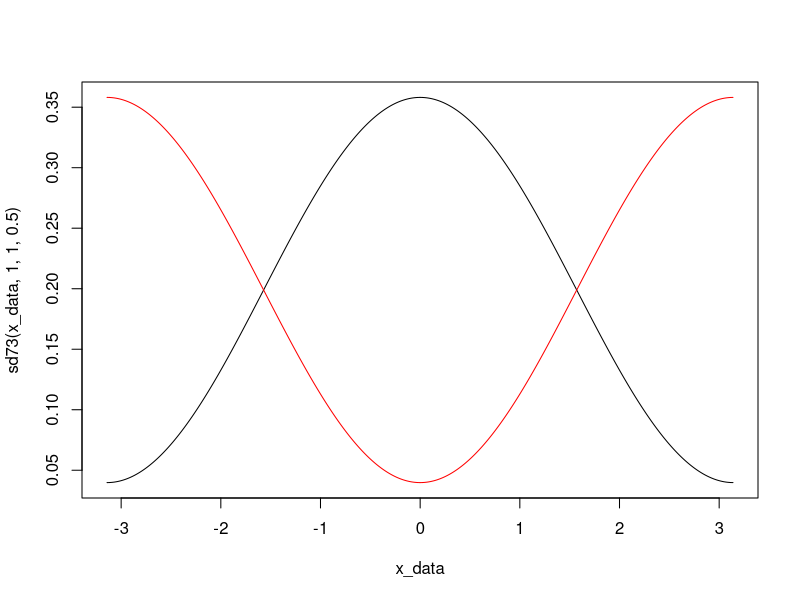
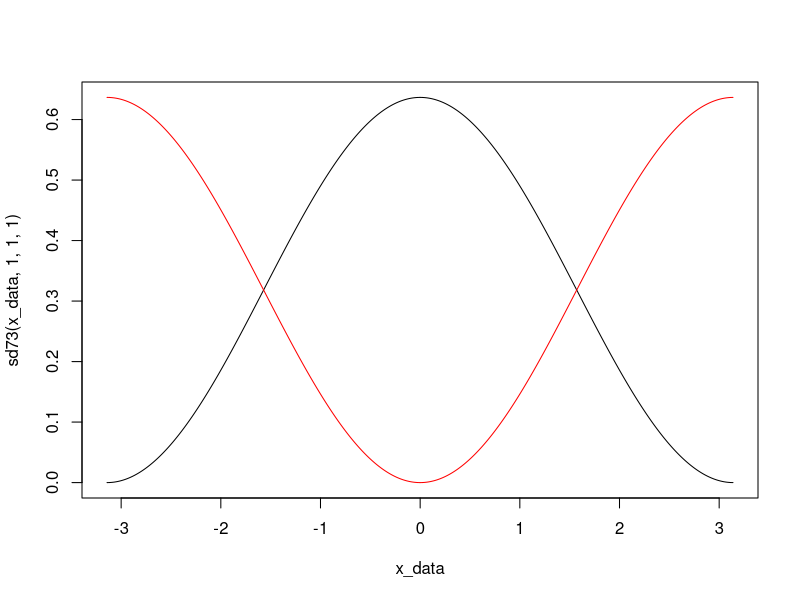
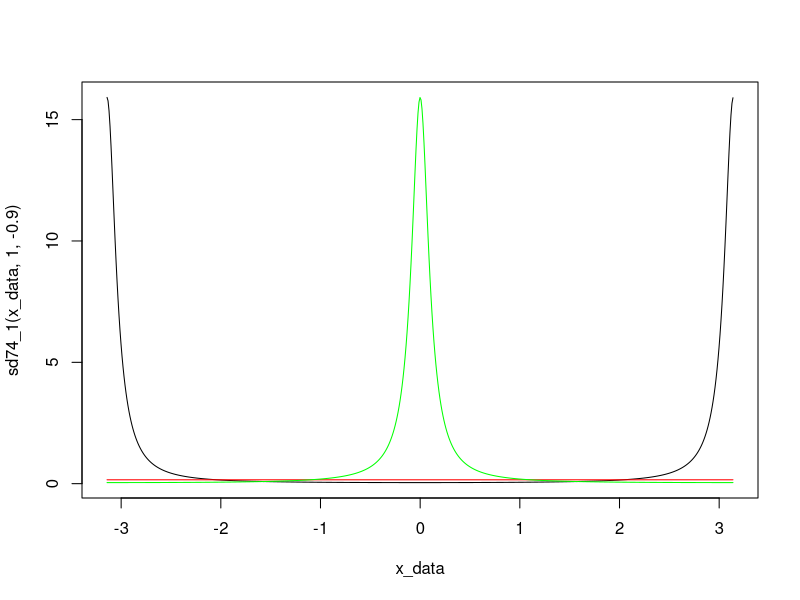
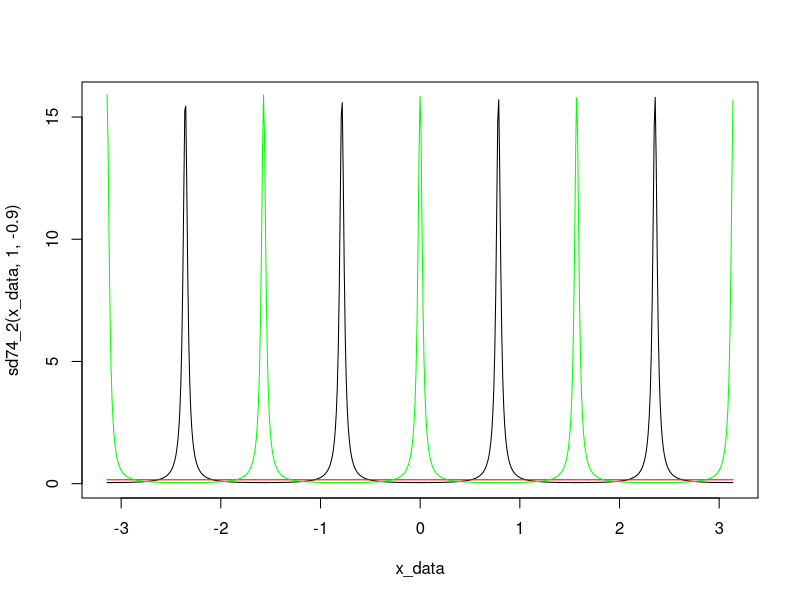

Generate these figures, in order, with R:
## ---- chunk 1
x_data = seq(from = -pi, to = pi, by = 0.01)
## ---- chunk 2
sd73 <- function(lambda, s2, b0, b1) {
  return(s2 / (2*pi) * (b0*b0 + b1*b1 + 2*b0*b1*cos(lambda)));
}

plot(x = x_data, y = sd73(x_data, 1, 1, 0.5), type='l', col='black')
points(x = x_data, y = sd73(x_data, 1, 1, -0.5), type='l', col='red')
# points(x = x_data, y = sd73(x_data, 0.25, 1, 2), type='l', col='green')
# das ist das selbe wie die erste dichte!

plot(x = x_data, y = sd73(x_data, 1, 1, 1), type='l', col='black')
points(x = x_data, y = sd73(x_data, 1, -1, 1), type='l', col='red')
## ---- chunk 3
sd74_1 <- function(lambda, s2, a) {
  return(s2 / (2*pi) / (1 + a*a - 2*a*cos(lambda)));
}
sd74_2 <- function(lambda, s2, a) {
  return(s2 / (2*pi) / (1 + a*a - 2*a*cos(4*lambda)));
}

plot(x = x_data, y = sd74_1(x_data, 1, -0.9), type='l', col='black')
points(x = x_data, y = sd74_1(x_data, 1, 0), type='l', col='red')
points(x = x_data, y = sd74_1(x_data, 1, 0.9), type='l', col='green')

plot(x = x_data, y = sd74_2(x_data, 1, -0.9), type='l', col='black')
points(x = x_data, y = sd74_2(x_data, 1, 0), type='l', col='red')
points(x = x_data, y = sd74_2(x_data, 1, 0.9), type='l', col='green')
